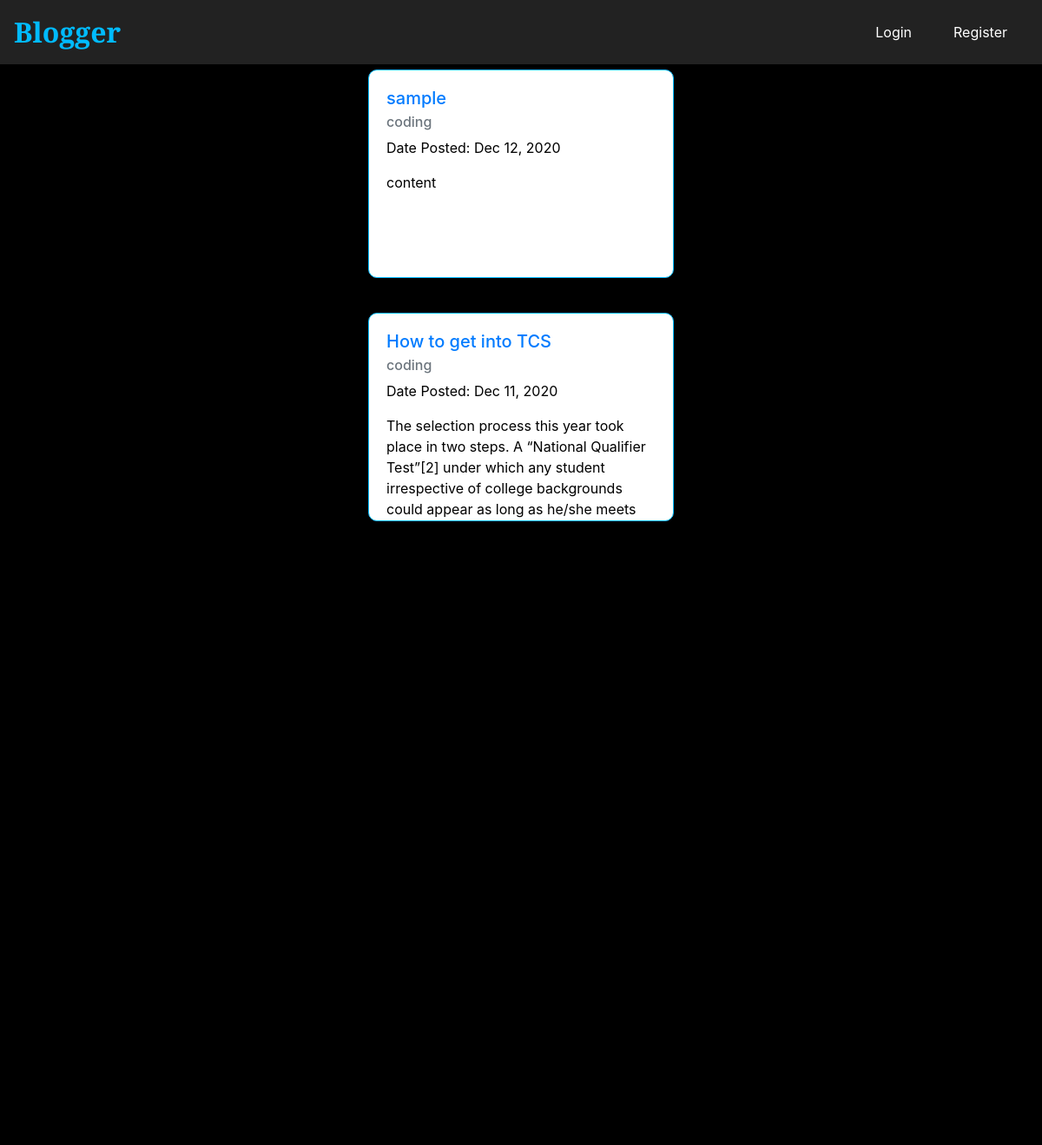
The app's page /home/1/ with its own data.
### blog/models.py (models this page shows, shortened)
class blog(models.Model):
    title = models.CharField(max_length=30)
    author = models.ForeignKey(User,on_delete=models.CASCADE,blank=True, null=True)
    date_posted = models.DateTimeField(auto_now_add=True)
    content = models.TextField()
    image1 = models.ImageField(upload_to='static/images/blog_img',null=True)
    image2 = models.ImageField(upload_to='static/images/blog_img',null=True)
    company_name = models.CharField(max_length=30,null=True)
    salary_range = [('4','4lakh'),('6','6lakh'),('8','8lakh'),('10','10lakh'),('12','12lakh'),('14','14lakh'),('16','16lakh'),('20','20lakh'),('30','30lakh'),('35','35lakh'),('40','40lakh')]
    salary = models.CharField(max_length=3,choices=salary_range,null=True)
    pdf = models.FileField(upload_to='static/files',null=True)
    class Meta:
        ordering = ['-date_posted']
    objects = models.Manager()

### blog/views.py (the view)
# urls.py: path('home/<int:pk>/',views.user_blog,name="user-home"),
def user_blog(request,pk):
    author = User.objects.get(id=pk)
    user_blog = blog.objects.filter(author=author)
    return render(request,'blog/user_blog.html',{'user_blog':user_blog})

### blog/templates/blog/user_blog.html
{% extends 'blog/base.html' %}
{%  block  content  %}
    {% for blog in user_blog %}
    <article class="media content-section my-2" id="qq">
    <div class="card"  style="width: 22rem;height:15rem;border:1px solid #00bbff;border-radius:10px;transition:0.5s;">
        <div class="card-body ">
            <h5 class="card-title"> <a class="article-title" href="{% url 'post-detail' blog.id %}" >{{blog.title}} </a></h5>
            <h6 class="card-subtitle mb-2 text-muted"> {{blog.author}} </h6>
            <p> Date Posted: {{ blog.date_posted|date:"M d, Y" }}</p>
            <p class="card-text"> {{blog.content}}</p>
        </div>
    </div>
    </article>
    <br>
    {% endfor %}
{% endblock content %}

### media/static/css/style.css (style rules this page uses)
body { background-color: #000; color:#fff !important; }
.card-body { color:#000 !important; }
#qq { width:100%; display: flex; flex-direction: row; justify-content: center; align-items: center; }

### records on screen
blog: title "sample", author "coding", date_posted "Dec 12, 2020", content "content"
blog: title "How to get into TCS", author "coding", date_posted "Dec 11, 2020", content "The selection process this year took place in two steps. A “National Qualifier Test”[2] under which any student irrespective of college backgrounds could appear as long as he/she meets the GPA requirements. This is an aptitude test consisting of following sections. Grammar & Vocabulary (10 blanks): This is quite easy. Try not to lose even a single point here. Until last time it was e-mail writing section but this year they replaced it with objective fill-ins to test your basic grammar skillset. Quantitative problems(15+5): You can expect mathematical problems on Ratio and proportions, graph reading, work-time problems, permutation-combination, probability etc. in this section. It is meant…"
